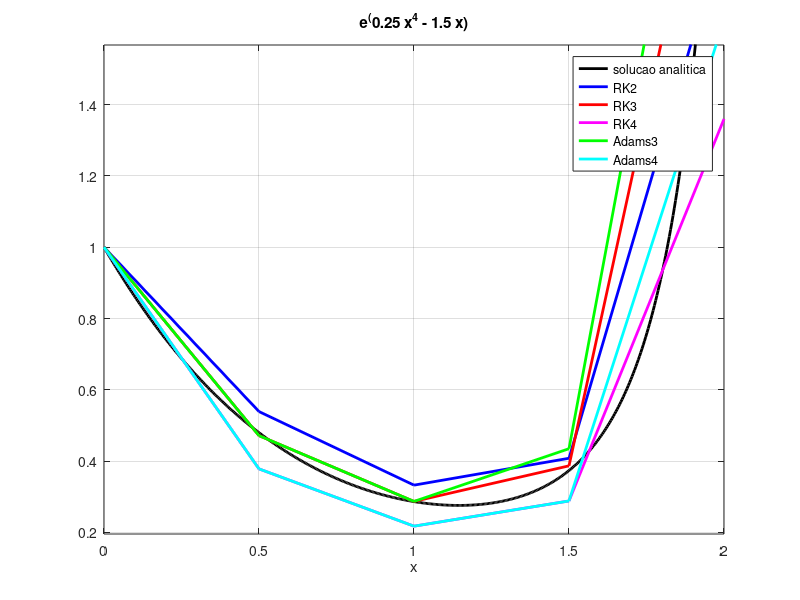

The MATLAB script that drew this image:
figure;
a = ezplot("e^(0.25*x^4 - 1.5*x)",[0,2])
set(a,"linewidth",2)
set(a,"color","k")
grid on
hold on
trk2 = [0,0.5,1,1.5,2]
yrk2 = [1,0.539062,0.332703,0.408081,1.88418]
rk2 = plot(trk2, yrk2)
set(rk2,"linewidth",2)
set(rk2,"color","b")
hold on
trk3 = [0,0.5,1,1.5,2]
yrk3 = [1,0.471537,0.287046,0.386868,2.37924]
rk3 = plot(trk3, yrk3, "r-")
set(rk3,"linewidth",2)
hold on
trk4 = [0,0.5,1,1.5,2]
yrk4 = [1,0.378323,0.217643,0.288345,1.35965]
rk4 = plot(trk4, yrk4, "m-")
set(rk4,"linewidth",2)
hold on
tad3 = [0,0.5,1,1.5,2]
yad3 = [1,0.471537,0.287046,0.434887,2.77301]
ad3 = plot(tad3, yad3, "g-")
set(ad3,"linewidth",2)
hold on
tad4 = [0,0.5,1,1.5,2]
yad4 = [1,0.378323,0.217643,0.288345,1.63591]
ad4 = plot(tad4, yad4, "c-")
set(ad4,"linewidth",2)
legend('solucao analitica', 'RK2', 'RK3', 'RK4', 'Adams3', 'Adams4');
